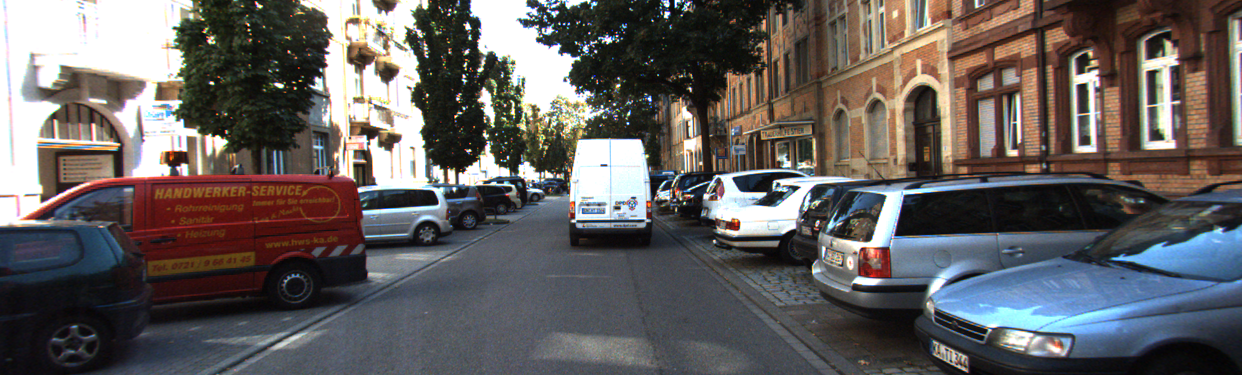
#> input picture data/images_left/000005_10.png, 1242 x 375 px, given in place of chess_left.png, which was not available
$ python Main_Pipeline.py
#> lines starting #> are read from the running program, lines starting #| are printed output that depends on the picture; pictures that were not available may be replaced by others from this repository, and a replacement may not be noted
### utilities/load_data.py
import cv2
import os
import numpy as np
import matplotlib.pyplot as plt


left_data_path = "data/images_left"
right_data_path = "data/images_right"
results_path = "data/results"
testing_path='utilities/Dataloading_testing'


class DataLoader:
    def __init__(self, image_name):
        self.left_image_path = os.path.join(left_data_path,image_name+"_left.png")
        self.right_image_path = os.path.join(right_data_path,image_name+"_right.png")

    def load_images(self):
        try:
            # Load left and right images
            left_image = cv2.imread(self.left_image_path, cv2.IMREAD_GRAYSCALE)
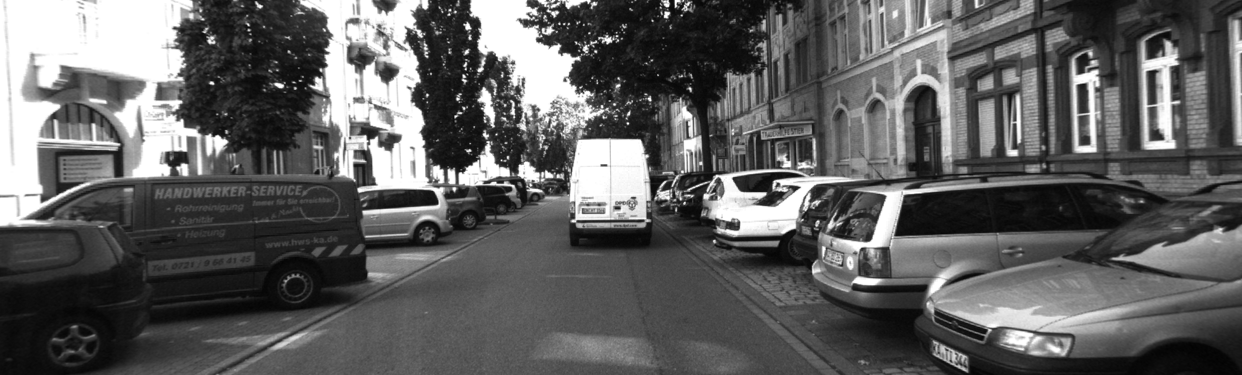
#> left_image: shape (375, 1242); min 2, max 255, mean 96
            right_image = cv2.imread(self.right_image_path, cv2.IMREAD_GRAYSCALE)
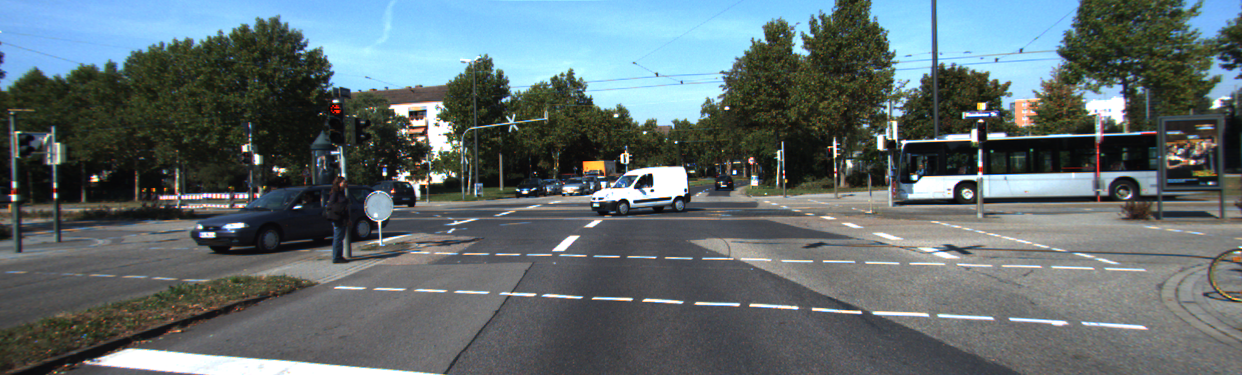
#> input picture data/images_left/000015_10.png, 1242 x 375 px, given in place of chess_right.png, which was not available
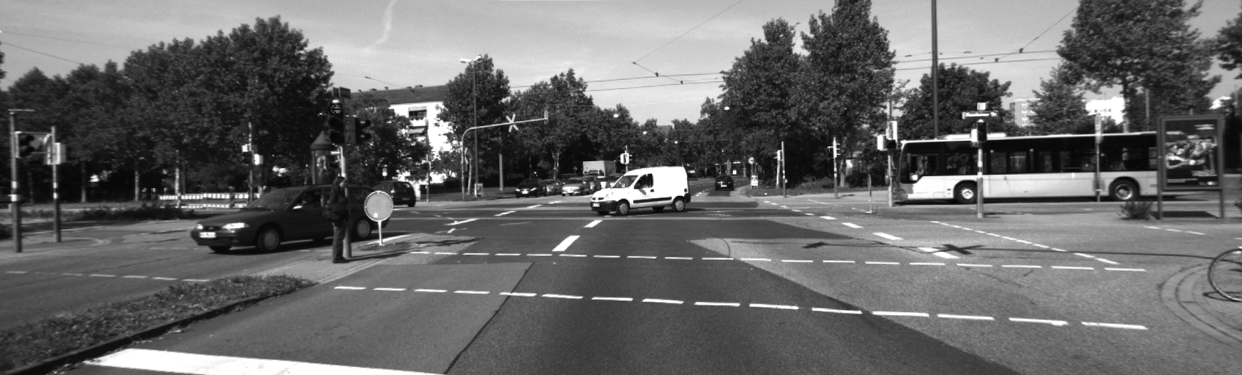
#> right_image: shape (375, 1242); min 5, max 255, mean 104.2

            if left_image is None or right_image is None:
                raise FileNotFoundError("Could not load one or both of the images.")

            return left_image, right_image
        except Exception as e:
            print("Error loading images:", str(e))
            return None, None


# [11 lines left out: function save_fig, not called in this run]
class DataVisualizer:
    # [31 lines left out: functions __init__, save_array_as_image, not called in this run]


# Testing the DataLoader class
# [7 lines that do not run on import are left out]


### Stereo/Aggregation/aggregation.py
import numpy as np
from tqdm import tqdm
from multiprocessing import Pool

class fixed_window:
    def __init__(self,window_size):
        self.window_size=window_size


    # [23 lines left out: function compute, not called in this run]


### Stereo/Disparity_computing/disparty_computing.py
import numpy as np
from tqdm import tqdm
from numba import jit


# [9 lines left out: function log_array, not called in this run]

def log(text):
    with open("log.txt", "a") as file:
        file.write(text + "\n")
class DisparityComputation:
    '''
    We know most of these are energy minimization problems so maybe we can group them ?

    '''
    def __init__(self,strategy='winner-takes-all'):
        self.strategy=strategy
        self.P1,self.P2=0.025,0.5


    # [149 lines left out: functions compute_disparity_map, winner_takes_all, dynamic_programming, graph_cuts, belief_propagation, SemiGlobalMatching, not called in this run]

# Example usage:

### Stereo/Main_Pipeline.py
import numpy as np
import cv2
from utilities.load_data import *
from Stereo.Aggregation.aggregation import *
from Stereo.Costs.costs import *
from Stereo.Disparity_computing.disparty_computing import *
from Stereo.Main_Pipeline_jit import *
from numba import jit


def log_array(name,array):
    with open(name+'.txt', "w") as file:
    # Iterate through the elements of the array and write them to the file
        for i,element in enumerate(array):
            if len(array.shape)==3:
                for j,element2 in enumerate(element):
                    file.write(f'all disparity costs for coordinate {i,j} : {element2}' + "\n")
            else:
                file.write(f'values in this row {i} : {element}' + "\n")


class StereoPipeline:
    '''
    Quick attempt at a modulable class for the stereo pipeline
    '''
    def __init__(self,image_name,
                 cost_function,
                 aggregation_function,
                 disparity_computation,
                 disparity_refinement,
                 max_disparity=16,
                 occlusion=90,
                 dataloader=DataLoader,
                 datavisualizer=DataVisualizer,):


        self.image_name = image_name
        self.dataloader=dataloader
        self.cost_function = cost_function
        self.aggregation_function = aggregation_function
        self.disparity_computation = disparity_computation
        self.disparity_refinment = disparity_refinement
        self.datavisualizer=datavisualizer
        self.max_disparity=max_disparity
        self.occ=occlusion
    def compute_disparity_map(self):
        left_image,right_image=self.dataloader(self.image_name).load_images()


#> (the run stopped early here; a loop or call above may not have finished)
